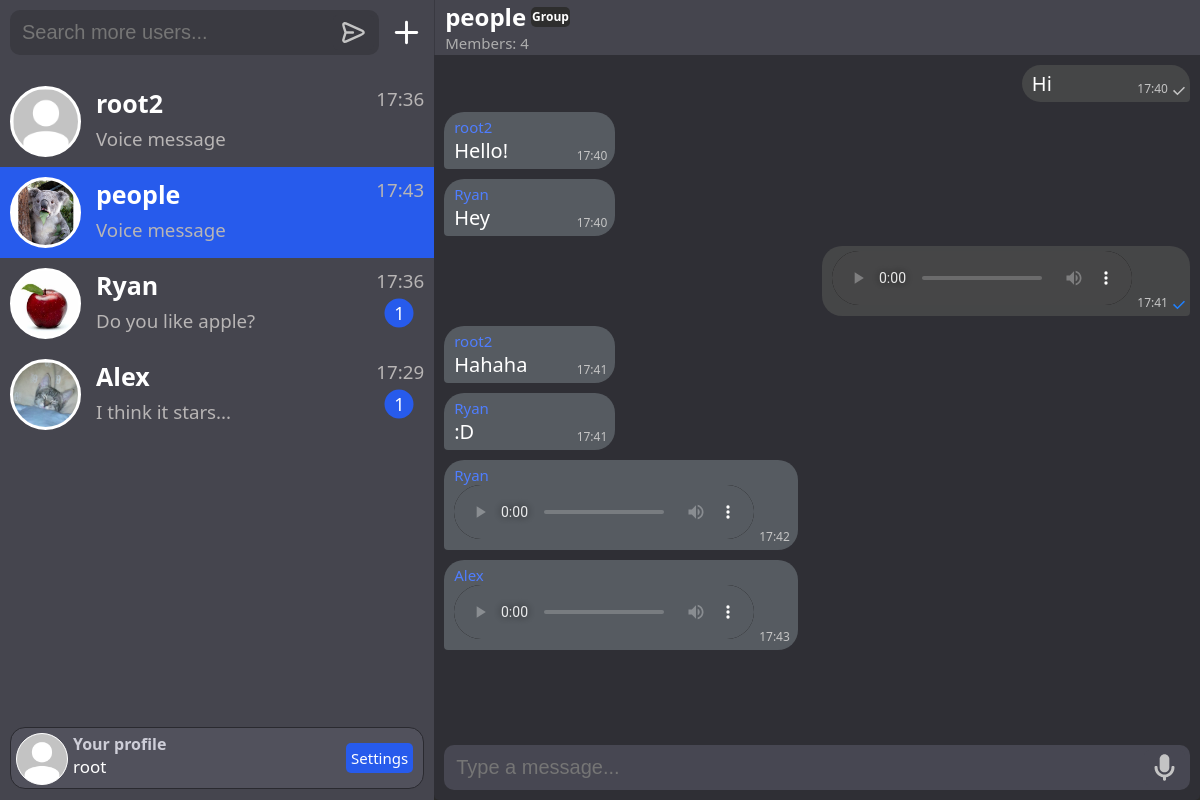
Before: /group/1 (signed in) with the older database file.
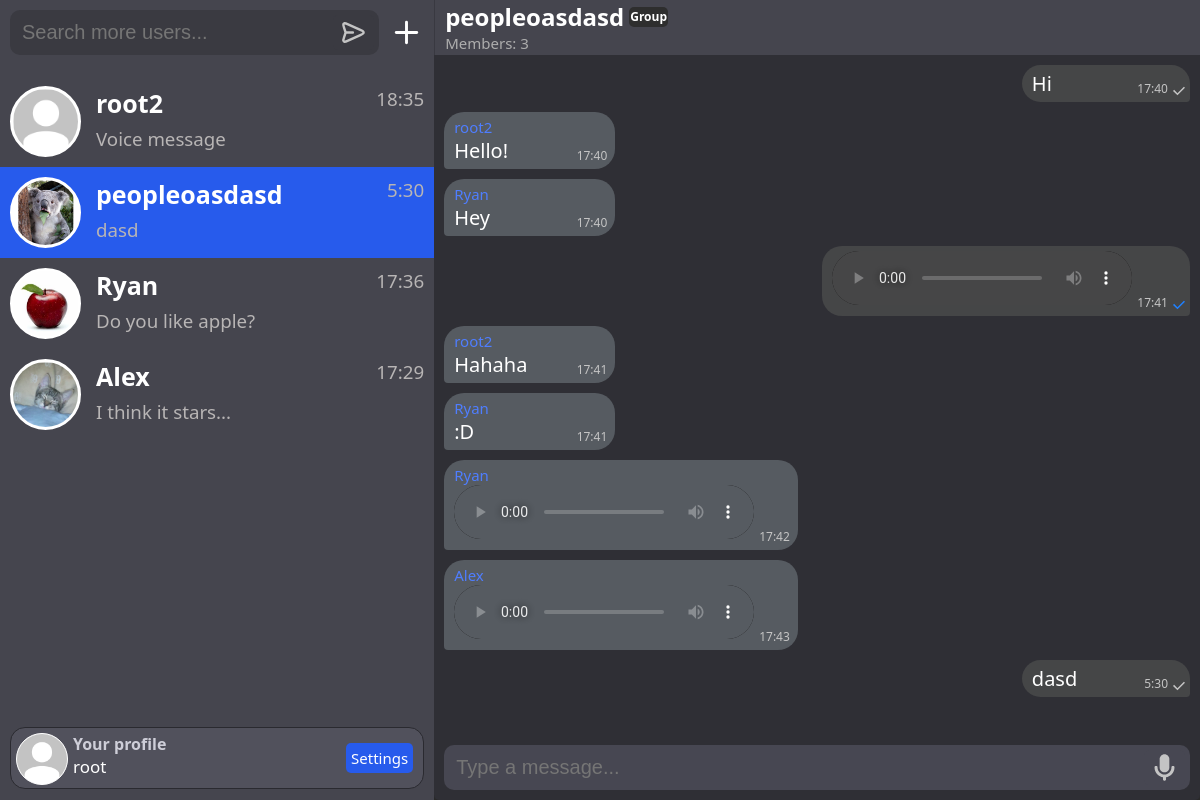
After: the same page with the newer database file.
### chat/models.py (models this page shows, shortened)
class Chat(models.Model):
    participants = models.ManyToManyField(User)
    time_create = models.DateTimeField(auto_now_add=True)

class Profile(models.Model):
    user = models.OneToOneField(User, on_delete=models.CASCADE)
    avatar = models.ImageField(upload_to=user_directory_path, default='default_avatar.jpg')
    bio = models.TextField(max_length=255, blank=True, default='No bio')
    last_online = models.DateTimeField(auto_now=True, blank=True, null=True)
    status_online = models.BooleanField(blank=True, default=False)

class Messages(models.Model):
    message_type = models.TextField(max_length=255)
    user = models.ForeignKey(User, on_delete=models.SET_NULL, blank=True, null=True)
    content = models.TextField(max_length=255)
    time_create = models.DateTimeField(auto_now_add=True)
    read = models.BooleanField(default=False)
    chat_id = models.IntegerField()

class Group(models.Model):
    root = models.ForeignKey(User, on_delete=models.SET_NULL, blank=True, null=True)
    name = models.CharField(max_length=255)
    avatar = models.ImageField(upload_to=groups_directory_path, default='default_group_avatar.jpg')
    bio = models.TextField(max_length=255, default='No bio')
    participants = models.ManyToManyField(User, related_name='participant_groups')
    admins = models.ManyToManyField(User, related_name='admin_groups')
    time_create = models.DateTimeField(auto_now_add=True)
    USERNAME_FIELD = 'root'

class GroupMessages(models.Model):
    message_type = models.TextField(max_length=255)
    user = models.ForeignKey(User, on_delete=models.SET_NULL, blank=True, null=True)
    content = models.TextField(max_length=255)
    time_create = models.DateTimeField(auto_now_add=True)
    read = models.BooleanField(default=False)
    chat_id = models.IntegerField()

### chat/views.py (the view)
# urls.py: path("group/<int:room_name>", GroupPage.as_view(), name="group-page"),
class GroupPage(DataMixin, LoginRequiredMixin, TemplateView):
    template_name = 'chat/groupPage.html'
    login_url = 'login'
    def get_context_data(self, **kwargs):
        group_name, messages, group_users = self.get_messages_info(kwargs['room_name'])
        context = super().get_context_data(**kwargs)
        c_def = self.get_user_context(room_name=kwargs['room_name'], title=f"Group {group_name}",
                                      group_name=group_name, messages=messages, group_users=group_users,
                                      type_page='group')
        return dict(list(context.items()) + list(c_def.items()))
    def get_messages_info(self, room_name):
        group = Group.objects.get(pk=room_name)
        group_users = group.participants.all()
        if self.request.user in group_users:
            messages = GroupMessages.objects.filter(chat_id=room_name)
            return group.name, messages, group_users
        else:
            redirect('home')

### chat/templates/chat/groupPage.html (shortened to what this page needs)
{% extends 'chat/base.html' %}
{% load static %}
{% block head %}
<link rel="stylesheet" href="{% static 'chat/css/audio.css' %}" type="text/css">
{% endblock %}
{% block content %}
<div class="chat">
        <div class="chat-user-info">
            <div style="display: flex">
            <a style="width: 100%;" href="{% url 'group-info' room_name=room_name %}">
            <div>
                <h2 style="display: flex;">{{group_name}}<div class="group-mark">Group</div></h2>
                <div class="chat-user-info-status-offline" title="{{mate_user.profile.last_online|date:'d F, Y, H:i'}}">
                    Members: {{group_users|length}}
                </div>
            </div>
        </div>
        </div>
        <div id="chat">
            {% for message in messages %}
            {% if message.message_type == 'text' %}
                {% if message.user.id == request.user.id %}
                <div class="my-message">
                    <div style="display:flex">
                        <div class="message-content">{{message.content}}</div>
                        <div class="message-time" title="{{message.time_create}}">{{message.time_create|date:"G:i"}}
                            <div class="message-status">
                                {% if message.read == 1 %}
                                    <img class="message-status-img" src="{% static 'chat/svg/check_mark_true.svg' %}">
                                {% else %}
                                    <img class="message-status-img" src="{% static 'chat/svg/check_mark_false.svg' %}">
                                {% endif %}
                            </div>
                        </div>
                    </div>
                </div>
                {% else %}
                    <div class="mate-message">
                        <div class="message-name">{{message.user}}</div>
                        <div style="display:flex">
                            <div class="message-content">{{message.content}}</div>
                            <div class="message-time" title="{{message.time_create}}">{{message.time_create|date:"G:i"}}</div>
                        </div>
                    </div>
                {% endif %}
                {% endif %}
            {% if message.message_type == 'audio' %}
            {% if message.user.id == request.user.id %}
            <div class="my-message">
                <div style="display:flex">
                    <div class="message-content">
                        <audio class="my-audio" controls controlsList="nodownload">
                            <source src="/{{message.content}}">
                        </audio>
                    </div>
                    <div class="message-time" title="{{message.time_create}}">{{message.time_create|date:"G:i"}}
                        <div class="message-status">
                            {% if message.read == 1 %}
                                <img class="message-status-img" src="{% static 'chat/svg/check_mark_true.svg' %}">
                            {% else %}
                                <img class="message-status-img" src="{% static 'chat/svg/check_mark_false.svg' %}">
                            {% endif %}
                        </div>
                    </div>
                </div>
            </div>
            {% else %}
                <div class="mate-message">
                    <div class="message-name">{{message.user}}</div>
                    <div style="display:flex">
                        <div class="message-content">
                            <audio class="mate-audio" controls controlsList="nodownload">
                                <source src="/{{message.content}}">
                            </audio>
                        </div>
                        <div class="message-time" title="{{message.time_create}}">{{message.time_create|date:"G:i"}}</div>
                    </div>
                </div>
            {% endif %}
            {% endif %}
        {% endfor %}
        </div>
        <div id='message-input-text' class="message-input">
            <div style="padding: 0 5px 0 5px; width: 90%;">
                <input id="chat-message-input" placeholder="Type a message..." type="text" size="100">
            <br></div>
            <div style="margin-left: auto;">
                <button id="chat-message-mic"><img class="users-chats-send-button" src="{% static 'chat/svg/mic.svg' %}"></button>
            </div>
        </div>
    </div>
</div>
{% endblock %}

### chat/templates/chat/base.html (shortened to what this page needs)
{% load static %}
<!DOCTYPE html>
<html>
<head>
    <link rel="stylesheet" href="{% static 'chat/css/styles.css' %}" type="text/css">
    {% block head %}
    {% endblock %}
</head>
<body>
<div class="full-page">
    <div class="users-chats">
        <div class="users-chats-search">
            <div class="users-chats-search-container-input">
                <div style="padding: 0 5px 0 5px; width: 90%;">
                    <input id="users-chats-search-input" placeholder="Search more users..." type="text" size="100">
                </div>
                <div style="margin-left: auto;">
                    <button id="users-chats-search-submit"><img class="users-chats-search-button" src="{% static 'chat/svg/send.svg' %}"></button>
                </div>
            </div>
            <div class="users-chats-search-add-group">
                <a class="users-chats-search-add-a" title="Create Group" href="{% url 'create_group' %}">
                    <img class='users-chats-search-add-img' src="{% static 'chat/svg/add.svg' %}">
                </a>
            </div>
        </div>
        <div class="users-chats-list">
            {% for chat in chats %}
            {% if chat.chat.pk == room_name %}
                {% if chat.type == 'chat' %}
                    {% if chat.type == type_page %}
                    <a href="/chat/{{chat.chat.pk}}"><div class="users-chats-list-user-selected">
                    {% else %}
                    <a href="/chat/{{chat.chat.pk}}"><div id="chat-{{chat.chat.pk}}" class="users-chats-list-user">
                    {% endif %}
                {% else %}
                {% if chat.type == type_page %}
                    <a href="/group/{{chat.chat.pk}}"><div class="users-chats-list-user-selected">
                {% else %}
                    <a href="/group/{{chat.chat.pk}}"><div id="group-{{chat.chat.pk}}" class="users-chats-list-user">
                {% endif %}
                {% endif %}
            {% else %}
                {% if chat.type == 'chat' %}
                    <a href="/chat/{{chat.chat.pk}}"><div id="chat-{{chat.chat.pk}}" class="users-chats-list-user">
                {% else %}
                    <a href="/group/{{chat.chat.pk}}"><div id="group-{{chat.chat.pk}}" class="users-chats-list-user">
                {% endif %}
                {% if chat.count_read > 0 and chat.count_read < 100 %}
                    <div class="user-chats-list-notread">{{chat.count_read}}</div>
                {% elif chat.count_read >= 100 %}
                    <div class="user-chats-list-notread">99</div>
                {% endif %}
            {% endif %}
            <div id='avatar-{{ chat.mate.pk }}' style="display: flex; position: relative;">
                <div class='user-chats-list-avatar'>
                    {% if chat.type == 'chat' %}
                        <img class="user-chats-list-avatar-img" src="{{ chat.mate.profile.avatar.url }}">
                    {% else %}
                        <img class="user-chats-list-avatar-img" src="{{ chat.chat.avatar.url }}">
                    {% endif %}
                </div>
                <div style="display: grid;">
                    {% if chat.type == 'chat' %}
                        <h1 class="users-name-style">{{chat.mate}}</h1>
                    {% else %}
                        <h1 class="users-name-style">{{chat.chat.name}}</h1>
                    {% endif %}
                    {% if chat.message.message_type == 'text' %}
                        {% if chat.message.content|length > 20%}
                            <h3 id="message-{{chat.chat.pk}}" class="users-chats-list-last-message">{{chat.message.content|slice:":17" }}...</h3>
                        {% else %}
                            <h3 id="message-{{chat.chat.pk}}" class="users-chats-list-last-message">{{chat.message.content|slice:":20" }}</h3>
                        {% endif %}
                    {% elif chat.message.message_type == 'audio' %}
                        <h3 id="message-{{chat.chat.pk}}" class="users-chats-list-last-message">Voice message</h3>
                    {% endif %}
                </div>
                <div style="display: flex; margin-inline-start: auto;">
                    <h3 id="time-{{chat.chat.pk}}" title="{{chat.message.time_create}}" class="users-chats-list-last-message">{{chat.message.time_create|date:"G:i"}}</h3>
                </div>
            </div>
            </div></a>
            {% endfor %}
        </div>
        <div class="users-chats-profile">
            <div class='users-chats-profile-avatar'>
                <img class="users-chats-profile-avatar-img" src="{{ request.user.profile.avatar.url }}">
            </div>
            <div style="margin-left: 5px;">
                <h4 style="color: #ceced8;">Your profile</h4>
                {% if request.user.username|length > 9 %}
                    <div class="size-myname-long">{{request.user.username}}</div>
                {% else %}
                    <div class="size-myname">{{request.user.username}}</div>
                {% endif %}
            </div>
            <a href='{% url "settings" %}' class="settings-button">Settings</a>
        </div>
    </div>
{% block content %}
{% endblock %}
</body>
</html>

### chat/static/chat/css/audio.css (style rules this page uses)
audio { filter: invert(100%); border: none !important; outline: none !important; }

Changed rows visible on the page:
computed for Chat "root2": message.time_create "17:36" → "18:35"
changed Group: chat.name "people" → "peopleoasdasd"; message.content (not shown) → "dasd"; message.time_create "17:43" → "5:30"; name "people" → "peopleoasdasd"; no longer shows "Voice message"
shown differently, row unchanged: Chat "Ryan": count_read "1" → (not shown)
shown differently, row unchanged: Chat "Alex": count_read "1" → (not shown)
added GroupMessages: content "dasd", time_create "5:30"
Other visible differences:
{{ group_users|length }}: "4" → "3"
